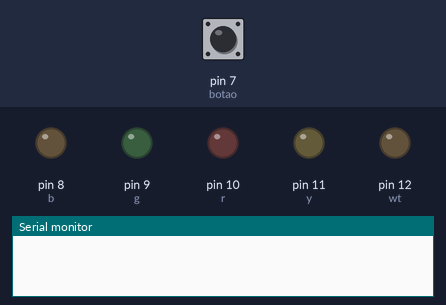
The sketch below on a simulated Arduino Uno, built with avr-gcc and run on an emulated ATmega328P. Shown: output pins drawn as LEDs (lit = HIGH), the last lines printed to the serial monitor. Dashed ring = blinking. The inputs (shaded band) are chosen by the test bench; at power-on: pin 7 (botao) LOW. Random numbers use the default seed unless the sketch sets one.

Above: at 1.2 s.
1.3 s: pin 7 (botao) pulled HIGH for 0.15 s
At 1.85 s:
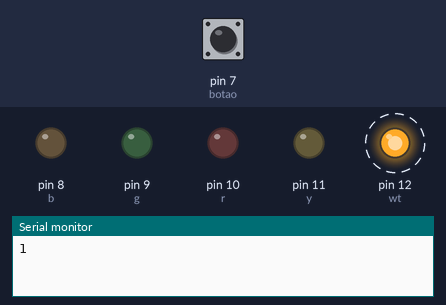
At 2.25 s:
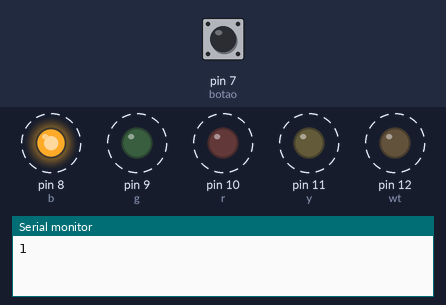
4.3 s: pin 7 (botao) pulled HIGH for 1 s
At 4.92 s:
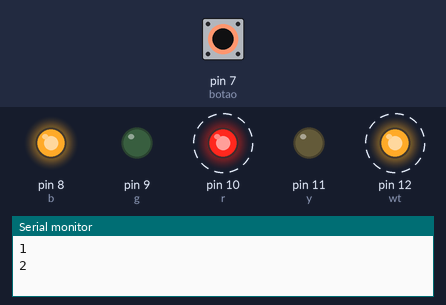
7.3 s: pin 7 (botao) pulled HIGH for 3.2 s
Timing chart, 0 to 26.9 s (numbered marks = the images above; inputs shaded):
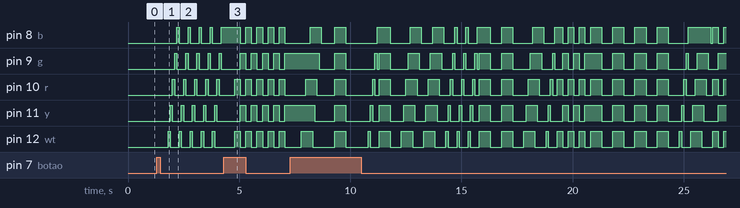

Measured:
- after the input at 1.3 s, pin 8 (b): alternates HIGH for 0.10 s and LOW for 0.40 s, starting after 0.90 s; pin 9 (g): alternates HIGH for 0.10 s and LOW for 0.40 s, starting after 0.80 s

The sketch:

Pisca_LEDS_botaoincremental.ino
```cpp
#include <stdlib.h>
#include <time.h>

int botao = 7;
int wt = 12;
int y =  11;
int r = 10;
int g = 9;
int b = 8;
int cont = 0;

//assinaturas
int randomize();
void rando();

void setup() {

pinMode(botao, INPUT);
pinMode(wt, OUTPUT);
pinMode(y, OUTPUT);
pinMode(r, OUTPUT);
pinMode(g, OUTPUT);
pinMode(b, OUTPUT);
Serial.begin(9600);
randomSeed(analogRead(0));
}

void loop() {

  if (digitalRead(botao)){
  delay(500);
  cont ++;
  Serial.println(cont);
  }

  switch (cont){

     case 1:
       pisca1();
       break;
     case 2:
       pisca2();
       break;
     case 3:
       pisca3();
       break;
     case 4:
       pisca4();
       break;
     case 5:
        rando();
        break;
     default:
       cont = 0;
       break;
  }
}

void pisca1(){
  digitalWrite(b, LOW);
  digitalWrite(wt,HIGH);
  delay(100);
  digitalWrite(wt, LOW);
  digitalWrite(y, HIGH);
  delay(100);
  digitalWrite(y,LOW);
  digitalWrite(r,HIGH);
  delay(100);
  digitalWrite(r,LOW);
  digitalWrite(g, HIGH);
  delay(100);
  digitalWrite(g,LOW);
  digitalWrite(b, HIGH);
  delay(100);
 }

 void pisca2(){
  digitalWrite(y, LOW);
  digitalWrite(g, LOW);
  digitalWrite(wt, HIGH);
  digitalWrite(r, HIGH);
  digitalWrite(b, HIGH);
  delay(250);
  digitalWrite(wt, LOW);
  digitalWrite(r, LOW);
  digitalWrite(b, LOW);
  digitalWrite(y, HIGH);
  digitalWrite(g, HIGH);
  delay(250);

}
 void pisca3(){
  digitalWrite(wt, HIGH);
  delay(100);
  digitalWrite(y, HIGH);
  delay(100);
  digitalWrite(r, HIGH);
  delay(100);
  digitalWrite(g, HIGH);
  delay(100);
  digitalWrite(b, HIGH);
  delay(100);
  digitalWrite(wt, LOW);
  delay(100);
  digitalWrite(y, LOW);
  delay(100);
  digitalWrite(r, LOW);
  delay(100);
  digitalWrite(g, LOW);
  delay(100);
  digitalWrite(b, LOW);
  delay(100);
}

 void pisca4(){
  digitalWrite(wt, HIGH);
  digitalWrite(y, HIGH);
  digitalWrite(r, HIGH);
  digitalWrite(g, HIGH);
  digitalWrite(b, HIGH);
  delay(500);
  digitalWrite(wt, LOW);
  digitalWrite(y, LOW);
  digitalWrite(r, LOW);
  digitalWrite(g, LOW);
  digitalWrite(b, LOW);
  delay(500);
 }

 void rando() {
  int n;
  n = randomize();
  switch (n)
  {
    case 1:
      pisca1();
      break;
    case 2:
      pisca2();
      break;
    case 3:
      pisca3();
      break;
    case 4:
      pisca4();
      break;
    default:
      break;
  }
}

 int randomize (){
    int k;
    k = 1 + random(4); //valor aleatorio entre 0 e 4...
    Serial.print("rand = \t");
    Serial.println(k);
    return k;
}
```
